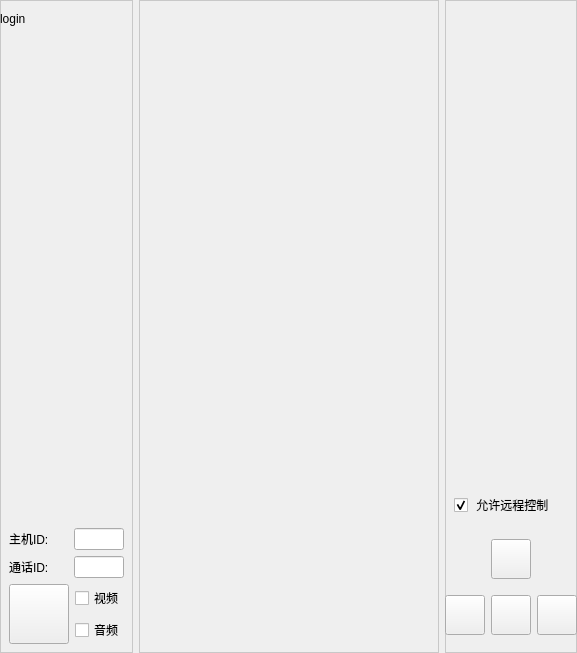
        <widget class="QWidget" name="page_chat">
         <layout class="QHBoxLayout" name="horizontalLayout_8">
          <property name="leftMargin">
           <number>0</number>
          </property>
          <property name="topMargin">
           <number>0</number>
          </property>
          <property name="rightMargin">
           <number>0</number>
          </property>
          <property name="bottomMargin">
           <number>0</number>
          </property>
          <item>
           <layout class="QHBoxLayout" name="horizontalLayout_2" stretch="2,100,2">
            <item>
             <widget class="QWidget" name="widget_left" native="true">
              <property name="styleSheet">
               <string notr="true">#widget_left {border: 1px solid rgb(200, 200, 200)}</string>
              </property>
              <layout class="QVBoxLayout" name="verticalLayout_12">
               <property name="leftMargin">
                <number>0</number>
               </property>
               <property name="topMargin">
                <number>0</number>
               </property>
               <property name="rightMargin">
                <number>0</number>
               </property>
               <property name="bottomMargin">
                <number>0</number>
               </property>
               <item>
                <widget class="MyQLabel" name="label_registerStatus">
                 <property name="minimumSize">
                  <size>
                   <width>130</width>
                   <height>37</height>
                  </size>
                 </property>
                 <property name="maximumSize">
                  <size>
                   <width>65535</width>
                   <height>65535</height>
                  </size>
                 </property>
                 <property name="styleSheet">
                  <string notr="true">border-image: url(:/images/login1); 
text-align:center;</string>
                 </property>
                 <property name="text">
                  <string>login</string>
                 </property>
                </widget>
               </item>
               <item>
                <spacer name="verticalSpacer">
                 <property name="orientation">
                  <enum>Qt::Vertical</enum>
                 </property>
                 <property name="sizeHint" stdset="0">
                  <size>
                   <width>20</width>
                   <height>476</height>
                  </size>
                 </property>
                </spacer>
               </item>
               <item>
                <widget class="QWidget" name="widget" native="true">
                 <layout class="QVBoxLayout" name="verticalLayout_4">
                  <item>
                   <layout class="QHBoxLayout" name="horizontalLayout_6">
                    <item>
                     <widget class="QLabel" name="label_2">
                      <property name="text">
                       <string>主机ID:</string>
                      </property>
                     </widget>
                    </item>
                    <item>
                     <widget class="QLineEdit" name="lineEdit_hostId">
                      <property name="minimumSize">
                       <size>
                        <width>50</width>
                        <height>0</height>
                       </size>
                      </property>
                      <property name="maximumSize">
                       <size>
                        <width>50</width>
                        <height>16777215</height>
                       </size>
                      </property>
                      <property name="readOnly">
                       <bool>true</bool>
                      </property>
                     </widget>
                    </item>
                   </layout>
                  </item>
                  <item>
                   <layout class="QHBoxLayout" name="horizontalLayout_20">
                    <item>
                     <widget class="QLabel" name="label">
                      <property name="text">
                       <string>通话ID:</string>
                      </property>
                     </widget>
                    </item>
                    <item>
                     <widget class="QLineEdit" name="lineEdit_calledId">
                      <property name="minimumSize">
                       <size>
                        <width>50</width>
                        <height>0</height>
                       </size>
                      </property>
                      <property name="maximumSize">
                       <size>
                        <width>50</width>
                        <height>16777215</height>
                       </size>
                      </property>
                     </widget>
                    </item>
                   </layout>
                  </item>
                  <item>
                   <layout class="QHBoxLayout" name="horizontalLayout_3">
                    <item>
                     <widget class="QPushButton" name="pushButton_call">
                      <property name="minimumSize">
                       <size>
                        <width>60</width>
                        <height>60</height>
                       </size>
                      </property>
                      <property name="maximumSize">
                       <size>
                        <width>60</width>
                        <height>60</height>
                       </size>
                      </property>
                      <property name="focusPolicy">
                       <enum>Qt::NoFocus</enum>
                      </property>
                      <property name="styleSheet">
                       <string notr="true">border-image: url(:/images/call_icon);</string>
                      </property>
                      <property name="text">
                       <string/>
                      </property>
                      <property name="checkable">
                       <bool>true</bool>
                      </property>
                     </widget>
                    </item>
                    <item>
                     <layout class="QVBoxLayout" name="verticalLayout">
                      <item>
                       <widget class="QCheckBox" name="checkBox_vedio">
                        <property name="focusPolicy">
                         <enum>Qt::NoFocus</enum>
                        </property>
                        <property name="text">
                         <string>视频</string>
                        </property>
                       </widget>
                      </item>
                      <item>
                       <widget class="QCheckBox" name="checkBox_audio">
                        <property name="focusPolicy">
                         <enum>Qt::NoFocus</enum>
                        </property>
                        <property name="text">
                         <string>音频</string>
                        </property>
                       </widget>
                      </item>
                     </layout>
                    </item>
                   </layout>
                  </item>
                 </layout>
                </widget>
               </item>
              </layout>
             </widget>
            </item>
            <item>
             <widget class="QLabel" name="label_showImageMain">
              <property name="minimumSize">
               <size>
                <width>300</width>
                <height>300</height>
               </size>
              </property>
              <property name="styleSheet">
               <string notr="true">border:1px solid rgb(200, 200, 200);</string>
              </property>
              <property name="text">
               <string/>
              </property>
             </widget>
            </item>
            <item>
             <layout class="QVBoxLayout" name="verticalLayout_7">
              <item>
               <widget class="QWidget" name="widget_right" native="true">
                <property name="maximumSize">
                 <size>
                  <width>148</width>
                  <height>16777215</height>
                 </size>
                </property>
                <property name="styleSheet">
                 <string notr="true">#widget_right {border: 1px solid rgb(200, 200, 200); }</string>
                </property>
                <layout class="QVBoxLayout" name="verticalLayout_5" stretch="0,0">
                 <property name="leftMargin">
                  <number>0</number>
                 </property>
                 <property name="topMargin">
                  <number>0</number>
                 </property>
                 <property name="rightMargin">
                  <number>0</number>
                 </property>
                 <property name="bottomMargin">
                  <number>0</number>
                 </property>
                 <item>
                  <widget class="QWidget" name="widget_control2" native="true">
                   <property name="styleSheet">
                    <string notr="true"/>
                   </property>
                   <layout class="QVBoxLayout" name="verticalLayout_3">
                    <property name="spacing">
                     <number>6</number>
                    </property>
                    <property name="leftMargin">
                     <number>9</number>
                    </property>
                    <property name="topMargin">
                     <number>0</number>
                    </property>
                    <property name="rightMargin">
                     <number>0</number>
                    </property>
                    <property name="bottomMargin">
                     <number>0</number>
                    </property>
                    <item>
                     <spacer name="verticalSpacer_2">
                      <property name="orientation">
                       <enum>Qt::Vertical</enum>
                      </property>
                      <property name="sizeHint" stdset="0">
                       <size>
                        <width>28</width>
                        <height>245</height>
                       </size>
                      </property>
                     </spacer>
                    </item>
                    <item>
                     <widget class="QCheckBox" name="checkBox_allowRemoteControl">
                      <property name="text">
                       <string> 允许远程控制</string>
                      </property>
                      <property name="checked">
                       <bool>true</bool>
                      </property>
                     </widget>
                    </item>
                   </layout>
                  </widget>
                 </item>
                 <item>
                  <widget class="MyWidget" name="widget_control1" native="true">
                   <property name="minimumSize">
                    <size>
                     <width>0</width>
                     <height>130</height>
                    </size>
                   </property>
                   <property name="maximumSize">
                    <size>
                     <width>16777215</width>
                     <height>130</height>
                    </size>
                   </property>
                   <layout class="QVBoxLayout" name="verticalLayout_2">
                    <property name="spacing">
                     <number>0</number>
                    </property>
                    <property name="leftMargin">
                     <number>0</number>
                    </property>
                    <property name="topMargin">
                     <number>0</number>
                    </property>
                    <property name="rightMargin">
                     <number>0</number>
                    </property>
                    <property name="bottomMargin">
                     <number>0</number>
                    </property>
                    <item>
                     <layout class="QHBoxLayout" name="horizontalLayout_4">
                      <property name="spacing">
                       <number>0</number>
                      </property>
                      <item>
                       <spacer name="horizontalSpacer_4">
                        <property name="orientation">
                         <enum>Qt::Horizontal</enum>
                        </property>
                        <property name="sizeHint" stdset="0">
                         <size>
                          <width>37</width>
                          <height>32</height>
                         </size>
                        </property>
                       </spacer>
                      </item>
                      <item>
                       <widget class="QPushButton" name="pushButton_Up">
                        <property name="minimumSize">
                         <size>
                          <width>40</width>
                          <height>40</height>
                         </size>
                        </property>
                        <property name="maximumSize">
                         <size>
                          <width>40</width>
                          <height>40</height>
                         </size>
                        </property>
                        <property name="focusPolicy">
                         <enum>Qt::NoFocus</enum>
                        </property>
                        <property name="styleSheet">
                         <string notr="true">border-image: url(:/images/up);</string>
                        </property>
                        <property name="text">
                         <string/>
                        </property>
                       </widget>
                      </item>
                      <item>
                       <spacer name="horizontalSpacer_3">
                        <property name="orientation">
                         <enum>Qt::Horizontal</enum>
                        </property>
                        <property name="sizeHint" stdset="0">
                         <size>
                          <width>37</width>
                          <height>32</height>
                         </size>
                        </property>
                       </spacer>
                      </item>
                     </layout>
                    </item>
                    <item>
                     <layout class="QHBoxLayout" name="horizontalLayout_5">
                      <property name="spacing">
                       <number>6</number>
                      </property>
                      <item>
                       <widget class="QPushButton" name="pushButton_Left">
                        <property name="minimumSize">
                         <size>
                          <width>40</width>
                          <height>40</height>
                         </size>
                        </property>
                        <property name="maximumSize">
                         <size>
                          <width>40</width>
                          <height>40</height>
                         </size>
                        </property>
                        <property name="focusPolicy">
                         <enum>Qt::NoFocus</enum>
                        </property>
                        <property name="styleSheet">
                         <string notr="true">border-image: url(:/images/left);</string>
                        </property>
                        <property name="text">
                         <string/>
                        </property>
                       </widget>
                      </item>
                      <item>
                       <widget class="QPushButton" name="pushButton_Down">
                        <property name="minimumSize">
                         <size>
                          <width>40</width>
                          <height>40</height>
                         </size>
                        </property>
                        <property name="maximumSize">
                         <size>
                          <width>40</width>
                          <height>40</height>
                         </size>
                        </property>
                        <property name="focusPolicy">
                         <enum>Qt::NoFocus</enum>
                        </property>
                        <property name="styleSheet">
                         <string notr="true">border-image: url(:/images/down);</string>
                        </property>
                        <property name="text">
                         <string/>
                        </property>
                       </widget>
                      </item>
                      <item>
                       <widget class="QPushButton" name="pushButton_Right">
                        <property name="minimumSize">
                         <size>
                          <width>40</width>
                          <height>40</height>
                         </size>
                        </property>
                        <property name="maximumSize">
                         <size>
                          <width>40</width>
                          <height>40</height>
                         </size>
                        </property>
                        <property name="focusPolicy">
                         <enum>Qt::NoFocus</enum>
                        </property>
                        <property name="styleSheet">
                         <string notr="true">border-image: url(:/images/right);</string>
                        </property>
                        <property name="text">
                         <string/>
                        </property>
                       </widget>
                      </item>
                     </layout>
                    </item>
                   </layout>
                  </widget>
                 </item>
                </layout>
               </widget>
              </item>
             </layout>
            </item>
           </layout>
          </item>
         </layout>
        </widget>
